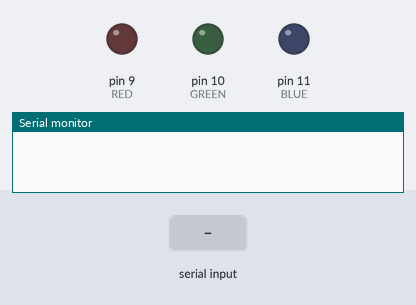
A sketch run on a simulated Arduino Uno, built with avr-gcc and run on an emulated ATmega328P. On the bench: output pins drawn as LEDs (lit = HIGH), the last lines printed to the serial monitor. The test bench sets the inputs (shaded band).

Above: at 1.2 s.
1.3 s: "90,45\n" received over Serial
At 2.1 s:
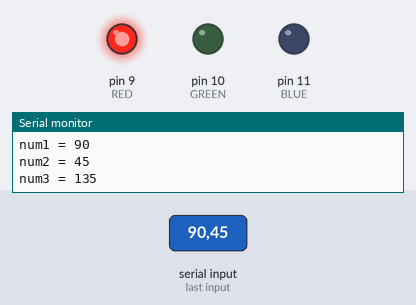
4.3 s: "90\n" received over Serial
At 6.3 s:
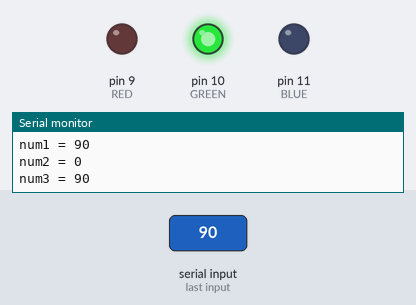
6.7 s: "30,150\n" received over Serial
At 7.5 s:
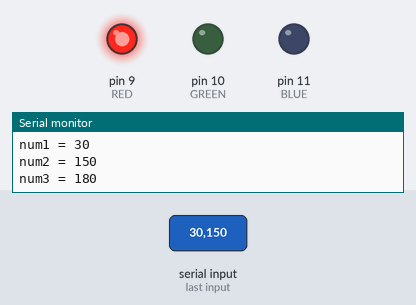
9.7 s: "200\n" received over Serial
At 11.7 s:
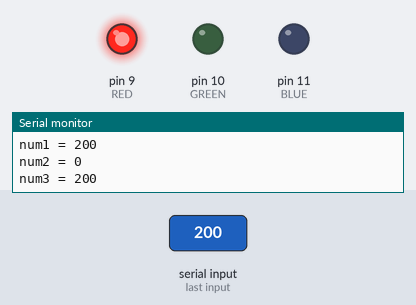
Timing chart, 0 to 13.2 s (numbered marks = the images above; inputs shaded):
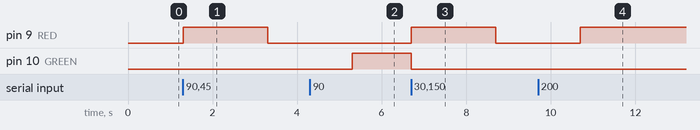

The sketch:

h35.ino
```cpp
int RED = 9;
int GREEN = 10;
int BLUE = 11;

void setup(){
  Serial.begin(115200);
  pinMode(RED,OUTPUT);
  pinMode(GREEN,OUTPUT);
  pinMode(BLUE,OUTPUT);
}

void loop(){
  if(Serial.available()){
    long num1 = Serial.parseInt();
    long num2 = Serial.parseInt();
    long num3 = num1+num2;

    Serial.print("num1 = ");
    Serial.println(num1);
    Serial.print("num2 = ");
    Serial.println(num2);
    Serial.print("num3 = ");
    Serial.println(num3);

    if(num3>=100){
      digitalWrite(RED,HIGH);
      digitalWrite(GREEN,LOW);
    }
    else if(num3 >=50){
      digitalWrite(RED,LOW);
      digitalWrite(GREEN,HIGH);
    }
    else{
      digitalWrite(RED,LOW);
      digitalWrite(GREEN,LOW);
    }
  }
}
```

Measured:
- after the input at 1.3 s, pin 9 (RED): LOW → HIGH at once, → LOW 2.0 s later
- after the input at 4.3 s, pin 10 (GREEN): LOW → HIGH after 1.0 s
- after the input at 6.7 s, pin 9 (RED): LOW → HIGH at once, → LOW 2.0 s later; pin 10 (GREEN): HIGH → LOW at once
- after the input at 9.7 s, pin 9 (RED): LOW → HIGH after 1.0 s
